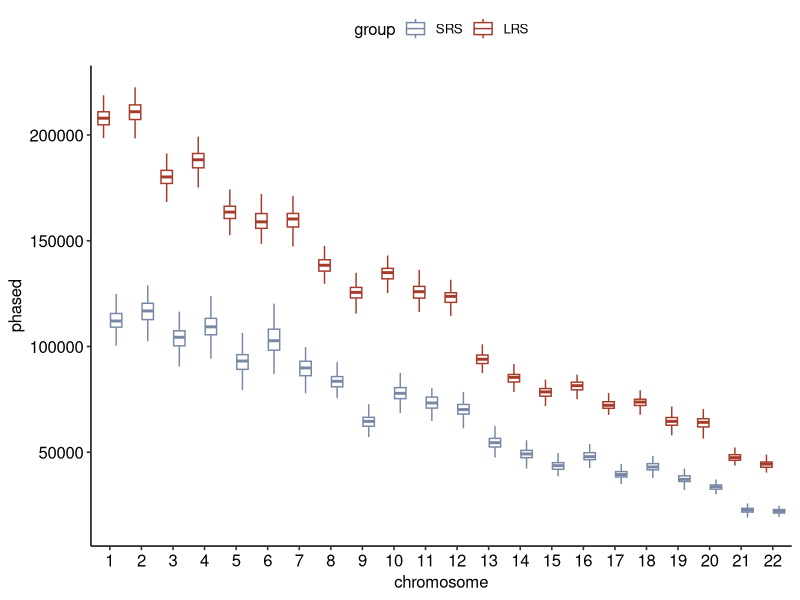
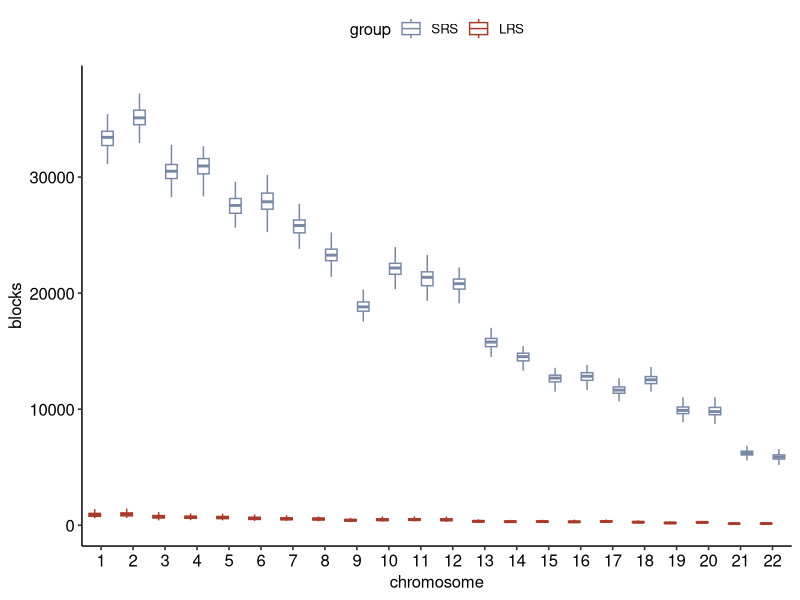
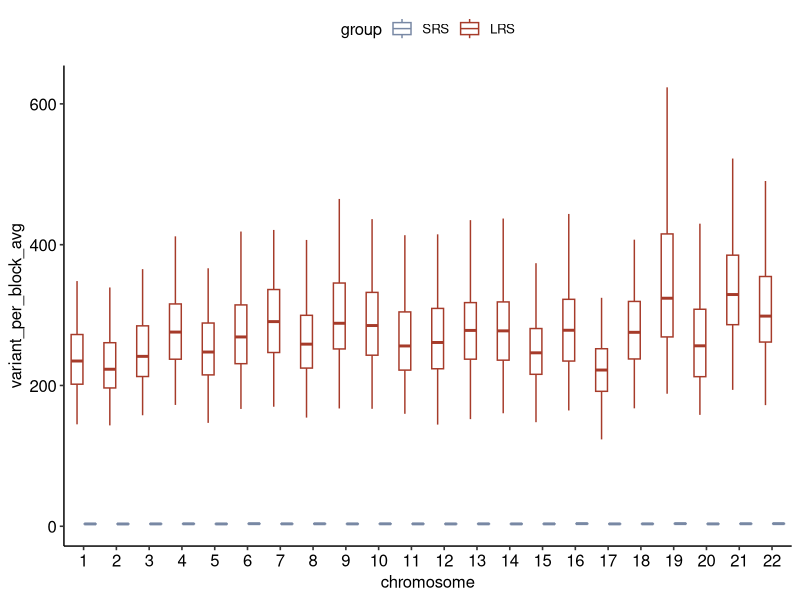
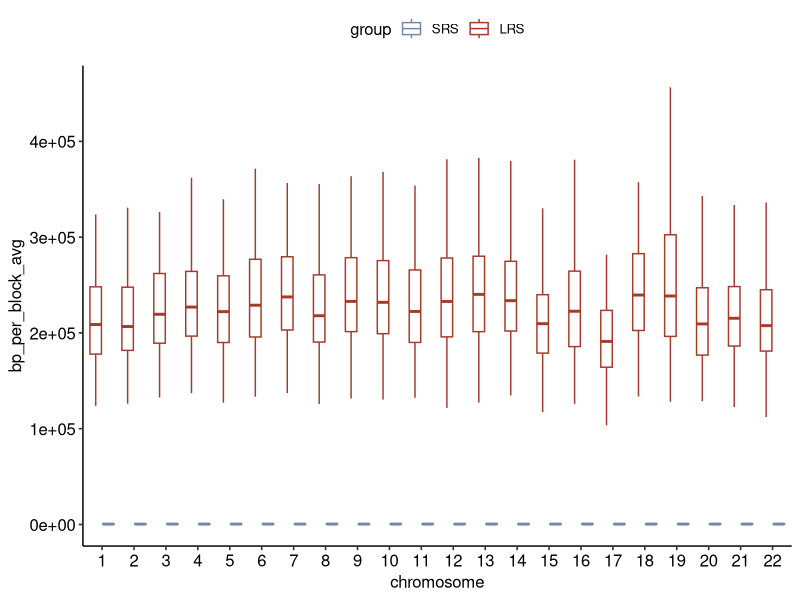
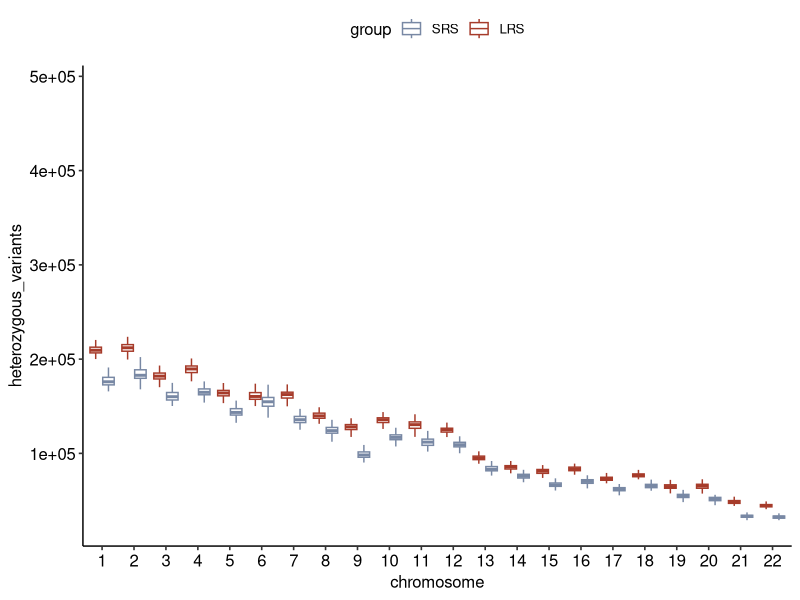
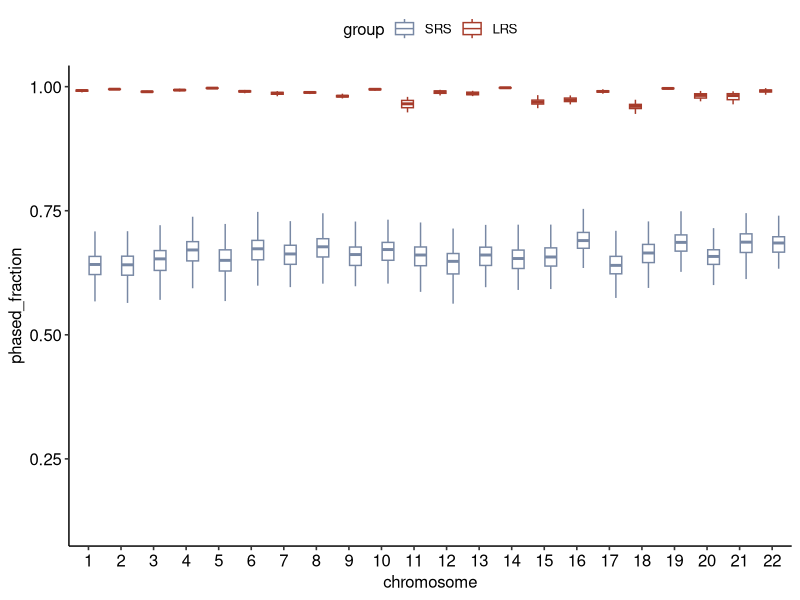
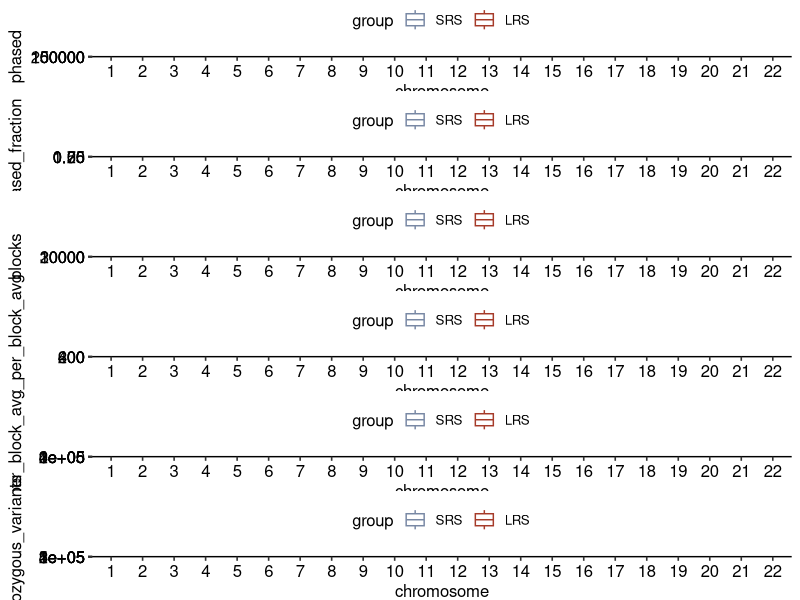
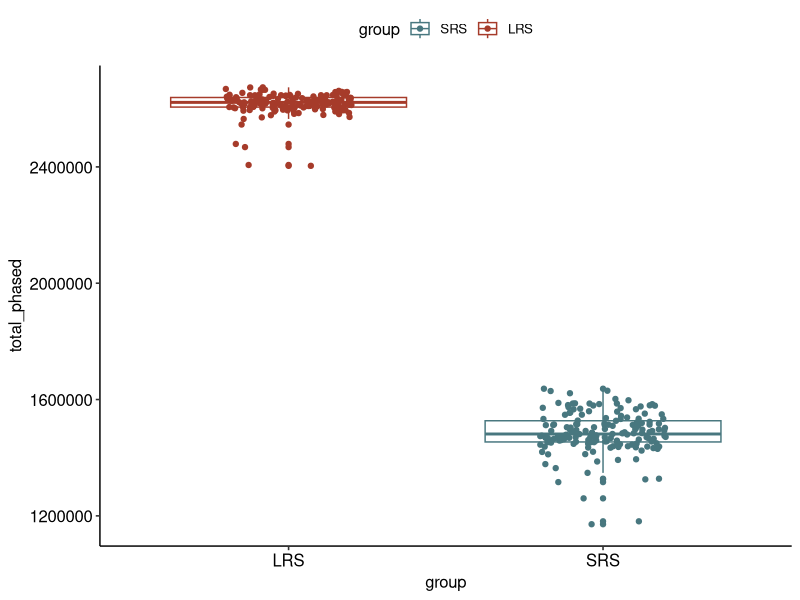

The R script that drew these images, in order:
#==============================================#
# LRS vs SRS phased SNP comparation #
# Supp-Figure-18#
#==============================================#
library(data.table)
library(dplyr)
library(ggpubr)
library(ggplot2)
library(tidyverse)

setwd("/path/to/GTOP_code/supp/supp_fig18")

# Supp.Fig.18a ------------------------------------------------------------
dat.m <- fread("./input/Figure S18.txt") %>% 
  mutate(chromosome=factor(chromosome, levels=seq(1:22)))

# phased counts
p1 <- ggplot(dat.m,aes(x=chromosome,y=phased,color=group)) + geom_boxplot(width=.8,outlier.shape = NA) + theme_pubr() + 
  scale_color_manual(breaks = c("SRS","LRS"),values = c("#7888a4","#a63b2a"));p1

# blocks
p2 <- ggplot(dat.m,aes(x=chromosome,y=blocks,color=group)) + geom_boxplot(width=.8,outlier.shape = NA) + theme_pubr() + 
  scale_color_manual(breaks = c("SRS","LRS"),values = c("#7888a4","#a63b2a"));p2

# variant_per_block_avg
p3 <- ggplot(dat.m,aes(x=chromosome,y=variant_per_block_avg,color=group)) + geom_boxplot(width=.8,outlier.shape = NA) + theme_pubr() + 
  scale_color_manual(breaks = c("SRS","LRS"),values = c("#7888a4","#a63b2a"));p3

# bp_per_block_avg
p4 <- ggplot(dat.m,aes(x=chromosome,y=bp_per_block_avg,color=group)) + geom_boxplot(width=.8,outlier.shape = NA) + theme_pubr() +
  scale_color_manual(breaks = c("SRS","LRS"),values = c("#7888a4","#a63b2a"));p4

# heterozygous_variants
p5 <- ggplot(dat.m,aes(x=chromosome,y=heterozygous_variants,color=group)) + geom_boxplot(width=.8,outlier.shape = NA) + theme_pubr() +
  scale_color_manual(breaks = c("SRS","LRS"),values = c("#7888a4","#a63b2a"));p5


# phased fraction
p6 <- ggplot(dat.m,aes(x=chromosome,y=phased_fraction,color=group)) + geom_boxplot(width=.8,outlier.shape = NA) + theme_pubr() +
  scale_color_manual(breaks = c("SRS","LRS"),values = c("#7888a4","#a63b2a")) ;p6


cowplot::plot_grid(p1, p6, p2,p3,p4,p5,ncol=1,align = "v")


# Supp.Fig.18b plot phased variants by individuals ------------------------


df_plot <- dat.m %>% dplyr::select(Indis, chromosome, variants, phased, unphased, group) %>% 
  dplyr::group_by(Indis, group) %>% 
  dplyr::summarise(total_var=sum(variants),total_phased=sum(phased),total_unphased=sum(unphased)) %>% ungroup()
  # rbind(df_plot.l,df_plot.s)

p8 <- ggplot(df_plot,aes(x=group,y=total_phased,color=group)) + geom_boxplot() + geom_jitter(width = .2,aes(color=group)) + theme_pubr() + 
  scale_color_manual(breaks = c("SRS","LRS"),values = c("#48777f","#a63b2a"));p8



df_plot <- dat.m %>% dplyr::select(Indis, chromosome, variants, blocks, group) %>% 
  dplyr::group_by(Indis, group) %>% 
  dplyr::summarise(total_block=sum(blocks)) %>% ungroup()
  # rbind(df_plot.l,df_plot.s)
p9 <- ggplot(df_plot,aes(x=group,y=total_block,color=group)) + geom_boxplot() + geom_jitter(width = .2,aes(color=group)) + theme_pubr() + 
  scale_color_manual(breaks = c("SRS","LRS"),values = c("#48777f","#a63b2a")) + scale_y_log10();p9



df_plot <- dat.m %>% dplyr::select(Indis, chromosome, variants, heterozygous_variants, group) %>% 
  dplyr::group_by(Indis, group) %>% 
  dplyr::summarise(total_het=sum(heterozygous_variants)) %>% ungroup()
  # rbind(df_plot.l,df_plot.s)
p10 <- ggplot(df_plot,aes(x=group,y=total_het,color=group)) + geom_boxplot() + geom_jitter(width = .2,aes(color=group)) + theme_pubr() + 
  scale_color_manual(breaks = c("SRS","LRS"),values = c("#48777f","#a63b2a"));p10


cowplot::plot_grid(p8,p9,p10,ncol=1,align="v")
